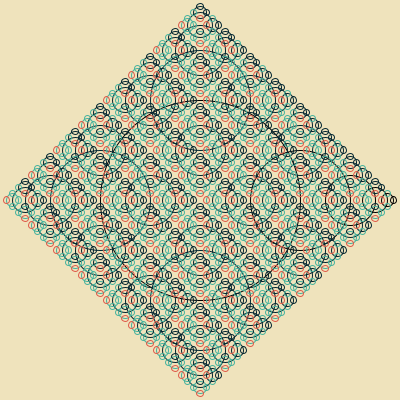
Frame 1 (no input)
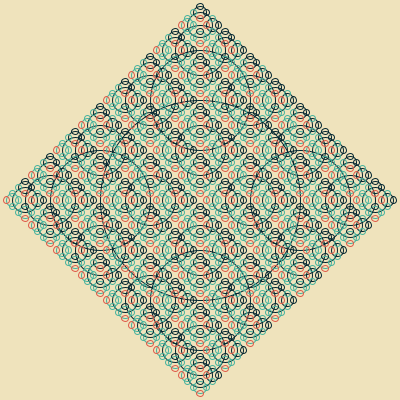
Frame 60 (the mouse pressed at the canvas centre just before this capture)
Frame 120 (the mouse held since frame 60 and released just before this capture): identical to frame 60, image omitted

The Processing sketch that drew these frames (run headless with seeded random() and noise(); from frame 60 on, the mouse is pressed at the canvas centre):

// Processing sketch: recursivecircles
// ── recursivecircles.pde
void setup() {
  size(400,400);
}

void draw() {
  background(239,227,188);
  drawCircle(width/2,height/2,200);
}

void drawCircle(float x, float y, float radius) {
  noFill();
  rectMode(CENTER);
  ellipse(x,y,radius,radius);
  if(radius > 8) {
    drawCircle(x + radius/2, y, radius/2);
    drawCircle(x - radius/2, y, radius/2);
    drawCircle(x, y + radius/2, radius/2);
    drawCircle(x, y - radius/2, radius/2);
  }
  if (x%5 == 0) {
    stroke(1,37,48);
  } else if ((x%5 > 0) && (x%5 < 3)) {
    stroke(69,178,157);
  } else {
    stroke(223,90,73);
  }
}
